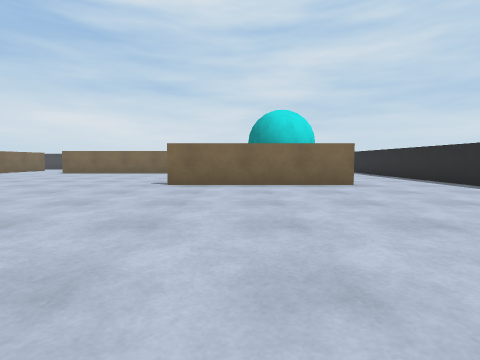
view 1 (above)

17 first-person views from a walk through a robot-simulator world made for Webots. The camera is 0.06 m above the floor, tilts 4° down and sees 80° across. The floor is counted in squares, 0.1 m on a side. Each view is taken from the middle of a square. On the plan, view 1 faces up. The plan holds only what a view shows up to about 9 squares ahead; the rest is blank. The robots in the file are not drawn. Simple shapes and patterns stand in for the simulator's stock objects.

view 2
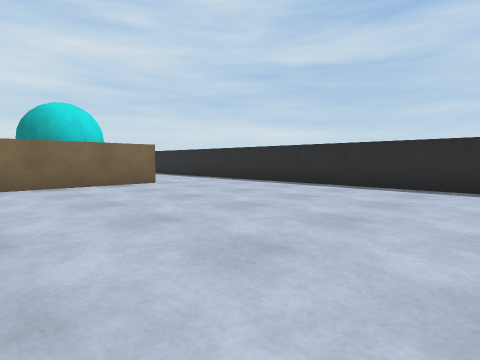

view 3
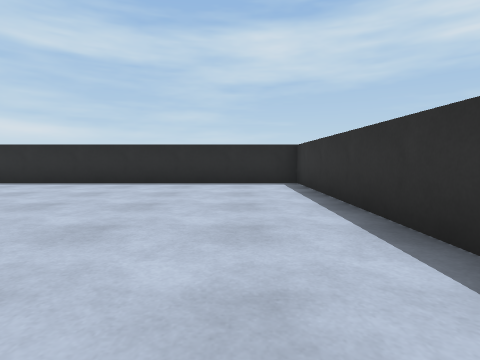

view 4
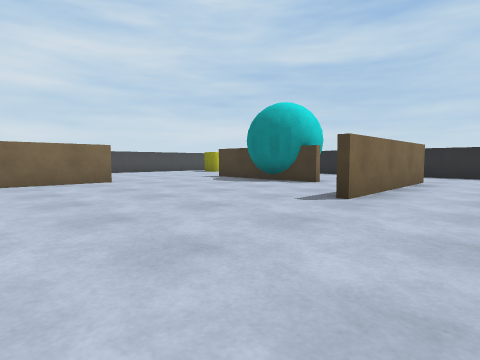

view 5
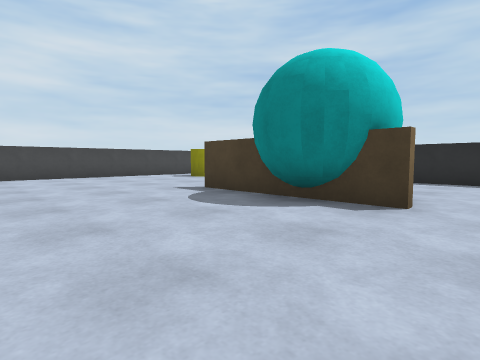

view 6
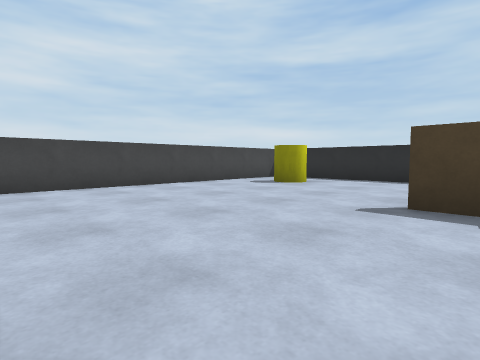

view 7
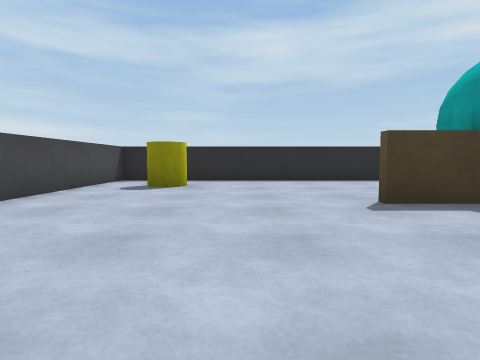

view 8
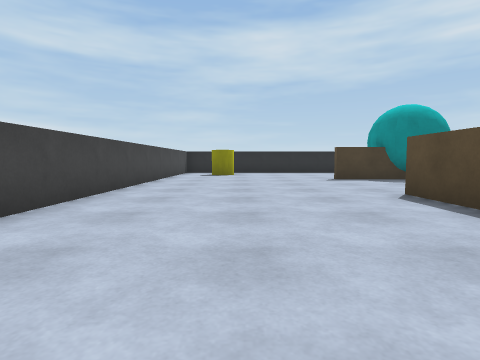

view 9
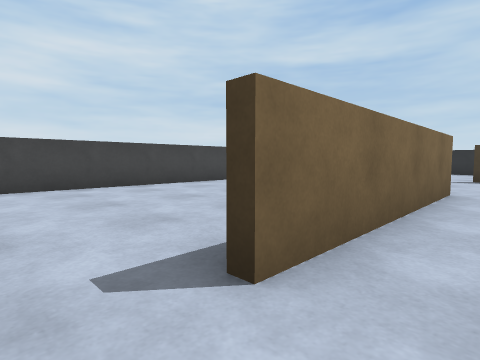

view 10
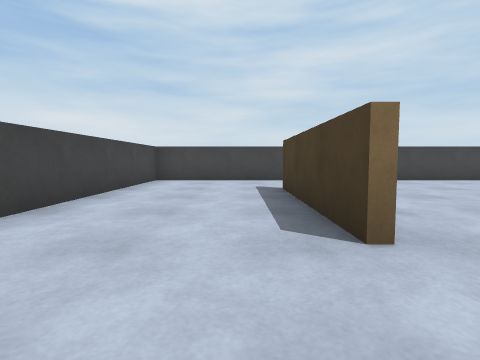

view 11
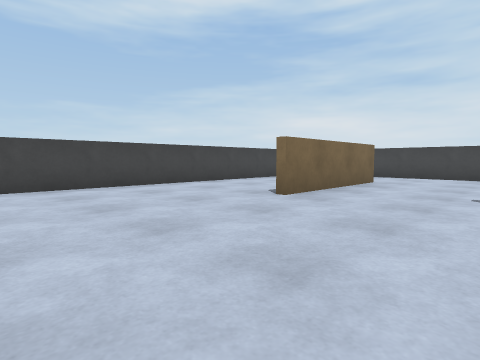

view 12
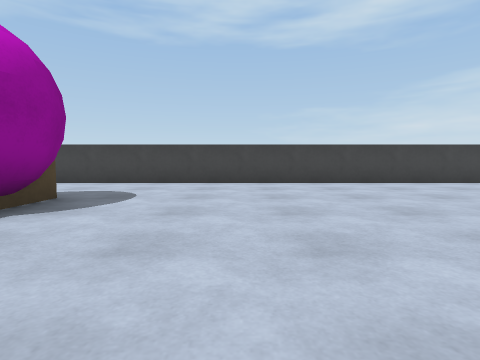

view 13
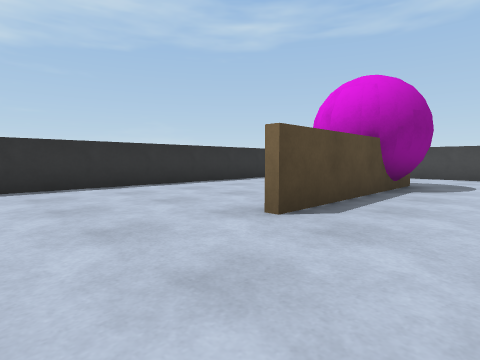

view 14
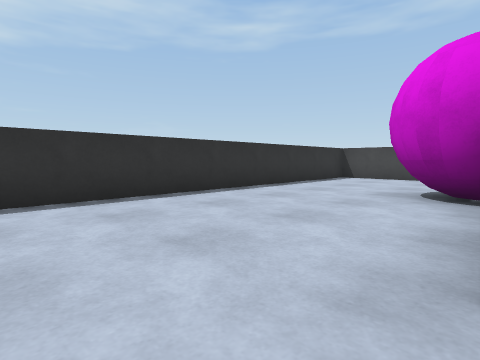

view 15
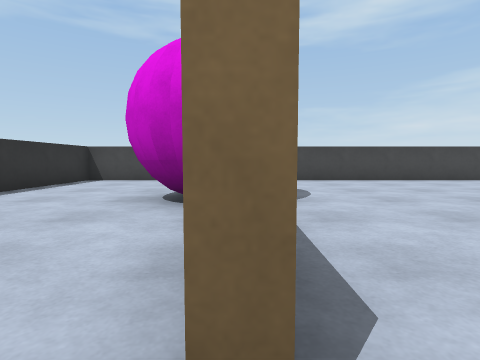

view 16
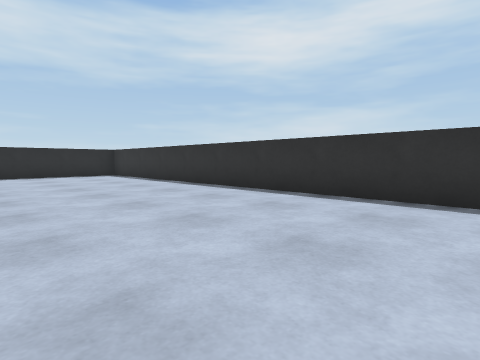

view 17
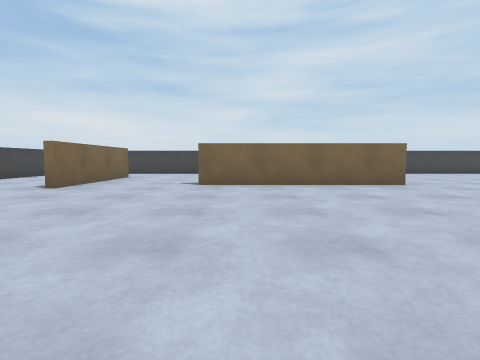

### Floor plan
Points are (right, up) in squares from view 1. A wall is a line through its corners. A room is listed if a view was taken in it or the views show most of it. See-through windows are left out.
Room 1 (views 1, 2, 3, 4, 5, 6, 7, 8, 9, 10, 11, 12, 13, 14, 15, 16, 17)
walls: (0.9, 8.9) (0.9, 9.5); (-3, 12.9) (-8, 12.9); (-4.6, 13.1) (-3, 13.1); (0.9, 11.4) (0.9, 13); (2.9, 6.9) (-1.8, 6.9); (-9.5, 3.1) (-6.5, 3.1); (-11.1, 12) (-11.1, 15.9); (-10.9, 16) (-10.9, 12); (5.5, -1.5) (5.5, 18.5) (-14.5, 18.5) (-14.5, -1.5) (5.5, -1.5)
objects: magenta ball (-11, 2) to (-10, 3); cyan ball (1, 10) to (2, 11); yellow cylinder (3, 16) to (4, 17)

Positions as (right, up) in squares from view 1, and headings:
1: (0, 0), facing up
2: (-1, 0), facing up-right
3: (-2, 0), facing right
4: (-6, 5), facing up-right
5: (-3, 8), facing up-right
6: (-3, 12), facing up-right
7: (-3, 15), facing right
8: (-8, 16), facing right
9: (-9, 12), facing up-right
10: (-12, 10), facing up
11: (-8, 8), facing up-left
12: (-7, 6), facing left
13: (-4, 5), facing down-left
14: (-5, 3), facing down-left
15: (-6, 3), facing left
16: (-6, 3), facing down-right
17: (-7, 6), facing up
